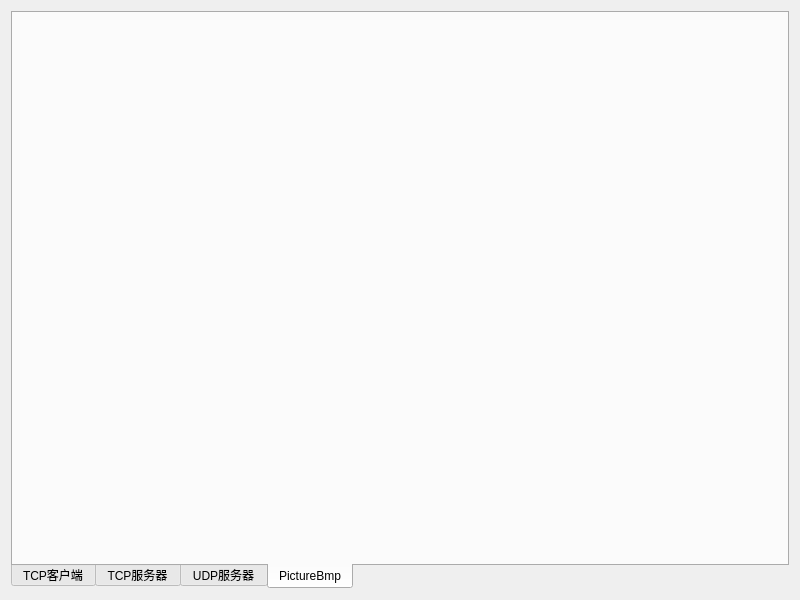
<?xml version="1.0" encoding="UTF-8"?>
<ui version="4.0">
 <class>frmMain</class>
 <widget class="QWidget" name="frmMain">
  <property name="geometry">
   <rect>
    <x>0</x>
    <y>0</y>
    <width>800</width>
    <height>600</height>
   </rect>
  </property>
  <property name="windowTitle">
   <string>Form</string>
  </property>
  <property name="autoFillBackground">
   <bool>false</bool>
  </property>
  <layout class="QVBoxLayout" name="verticalLayout">
   <item>
    <widget class="QTabWidget" name="tabWidget">
     <property name="tabPosition">
      <enum>QTabWidget::South</enum>
     </property>
     <property name="currentIndex">
      <number>3</number>
     </property>
     <widget class="frmTcpClient" name="tabTcpClient">
      <attribute name="title">
       <string>TCP客户端</string>
      </attribute>
     </widget>
     <widget class="frmTcpServer" name="tabTcpServer">
      <attribute name="title">
       <string>TCP服务器</string>
      </attribute>
     </widget>
     <widget class="frmUdpServer" name="tabUdpServer">
      <attribute name="title">
       <string>UDP服务器</string>
      </attribute>
     </widget>
     <widget class="frmPictureBmp" name="tabPictureBmp">
      <attribute name="title">
       <string>PictureBmp</string>
      </attribute>
     </widget>
    </widget>
   </item>
  </layout>
 </widget>
 <customwidgets>
  <customwidget>
   <class>frmTcpClient</class>
   <extends>QWidget</extends>
   <header>frmtcpclient.h</header>
   <container>1</container>
  </customwidget>
  <customwidget>
   <class>frmTcpServer</class>
   <extends>QWidget</extends>
   <header>frmtcpserver.h</header>
   <container>1</container>
  </customwidget>
  <customwidget>
   <class>frmUdpServer</class>
   <extends>QWidget</extends>
   <header>frmudpserver.h</header>
   <container>1</container>
  </customwidget>
  <customwidget>
   <class>frmPictureBmp</class>
   <extends>QWidget</extends>
   <header location="global">frmpicturebmp.h</header>
   <container>1</container>
  </customwidget>
 </customwidgets>
 <resources/>
 <connections/>
</ui>
